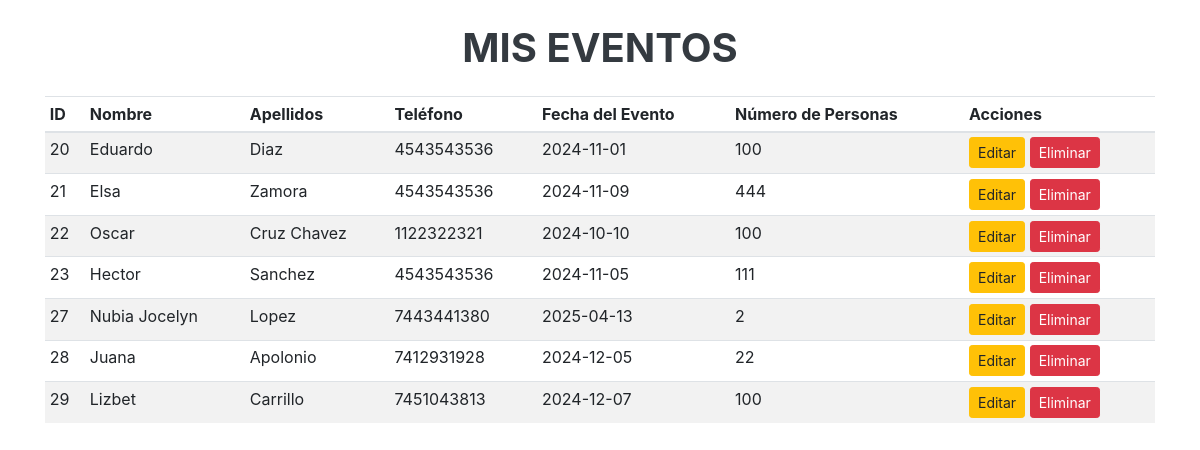
Page /usuarios/admin/eventos.php on the earlier database version.
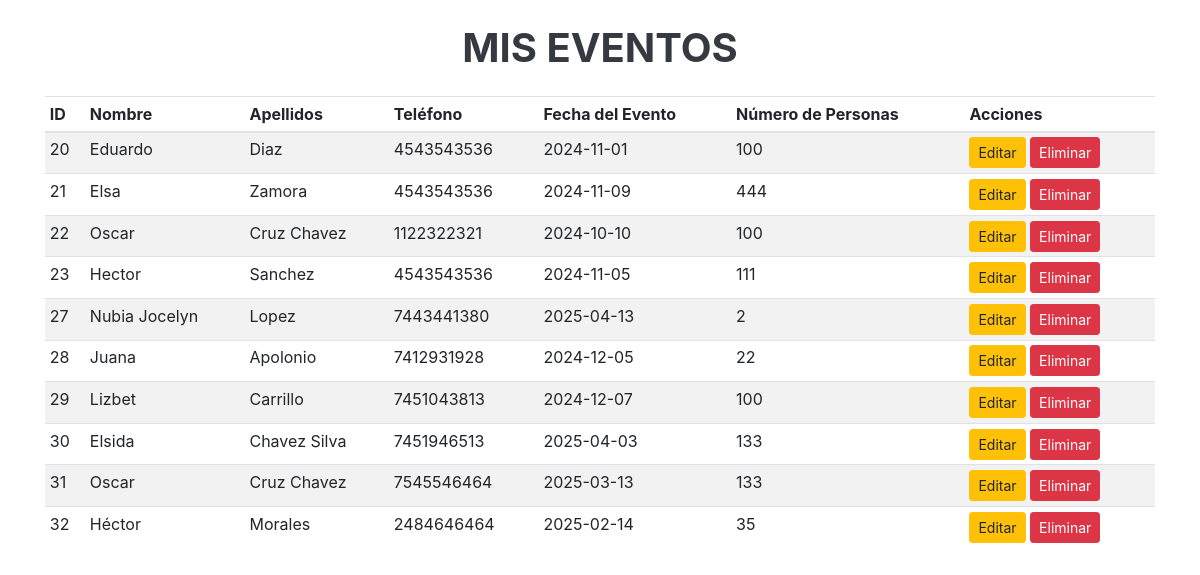
Same page on the later database version.
### tables this page shows
CREATE TABLE `evento` (
  `id` int(11) NOT NULL,
  `fecha_evento` date DEFAULT NULL,
  `num_personas` int(11) DEFAULT NULL,
  `id_cliente` int(11) DEFAULT NULL
);

CREATE TABLE `cliente` (
  `id` int(11) NOT NULL,
  `nombre` varchar(100) DEFAULT NULL,
  `apellidos` varchar(100) DEFAULT NULL,
  `telefono` varchar(15) DEFAULT NULL
);

### usuarios/admin/eventos.php (the view, shortened to what this page needs)
<?php
include("../../database/conexion.php");
function obtenerTodosLosEventos()
{
    global $conexion;
    try {
        $consulta = "
            SELECT
                e.id,
                c.nombre,
                c.apellidos,
                c.telefono,
                e.fecha_evento,
                e.num_personas
            FROM
                evento e
            JOIN
                cliente c ON e.id_cliente = c.id
        ";
        $stmt = $conexion->query($consulta);
        $eventos = $stmt->fetchAll(PDO::FETCH_ASSOC);
        return $eventos;
    } catch (PDOException $e) {
        echo 'Error al obtener eventos: ' . $e->getMessage() . ' en la línea ' . $e->getLine();
        return array();
    }
}
$registrosPorPagina = 10;
$totalRegistros = count(obtenerTodosLosEventos());
$paginaActual = isset($_GET['pagina']) ? $_GET['pagina'] : 1;
$indiceInicial = ($paginaActual - 1) * $registrosPorPagina;
$eventos = obtenerTodosLosEventos();
$eventosPaginados = array_slice($eventos, $indiceInicial, $registrosPorPagina);
?>
<!DOCTYPE html>
<html lang="es">
<head>
    <link href="https://maxcdn.bootstrapcdn.com/bootstrap/4.5.2/css/bootstrap.min.css" rel="stylesheet">
</head>
<body class="fondo">
    <div class="container">
        <h1 class="text-center text-dark font-weight-bold my-4">MIS EVENTOS</h1>
        <div id="eventos-container" class="table-responsive table-background">
            <table class="table table-striped table-sm table-spacing">
                <thead>
                    <tr>
                        <th>ID</th>
                        <th>Nombre</th>
                        <th>Apellidos</th>
                        <th>Teléfono</th>
                        <th>Fecha del Evento</th>
                        <th>Número de Personas</th>
                        <th>Acciones</th>
                    </tr>
                </thead>
                <tbody id="eventos-body">
                    <?php foreach ($eventosPaginados as $evento) : ?>
                        <tr>
                            <td><?php echo $evento['id']; ?></td>
                            <td><?php echo $evento['nombre']; ?></td>
                            <td><?php echo $evento['apellidos']; ?></td>
                            <td><?php echo $evento['telefono']; ?></td>
                            <td><?php echo $evento['fecha_evento']; ?></td>
                            <td><?php echo $evento['num_personas']; ?></td>
                            <td>
                                <a href="editar_evento.php?id=<?php echo $evento['id']; ?>" class="btn btn-warning btn-sm">Editar</a>
                                <a href="eliminar_evento.php?id=<?php echo $evento['id']; ?>" class="btn btn-danger btn-sm" onclick="return confirm('¿Estás seguro de que deseas eliminar este evento?');">Eliminar</a>
                            </td>
                        </tr>
                    <?php endforeach; ?>
                </tbody>
            </table>
        </div>
    </div>
</body>
</html>

Differences in the rows shown:
added evento: id "30", id_cliente.nombre "Elsida", id_cliente.apellidos "Chavez Silva", id_cliente.telefono "7451946513", fecha_evento "2025-04-03", num_personas "133"
added evento: id "31", id_cliente.nombre "Oscar", id_cliente.apellidos "Cruz Chavez", id_cliente.telefono "7545546464", fecha_evento "2025-03-13", num_personas "133"
added evento: id "32", id_cliente.nombre "Héctor", id_cliente.apellidos "Morales", id_cliente.telefono "2484646464", fecha_evento "2025-02-14", num_personas "35"
